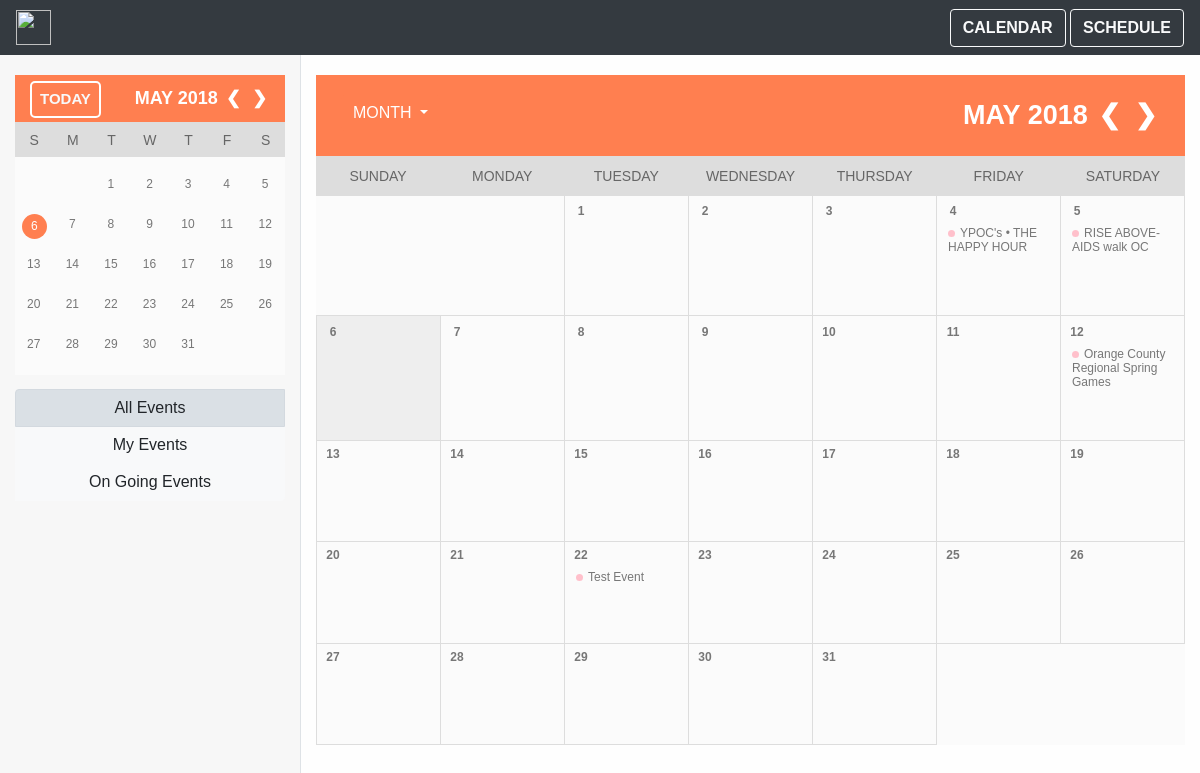
The page /calendarpage/ on the database as committed earlier.
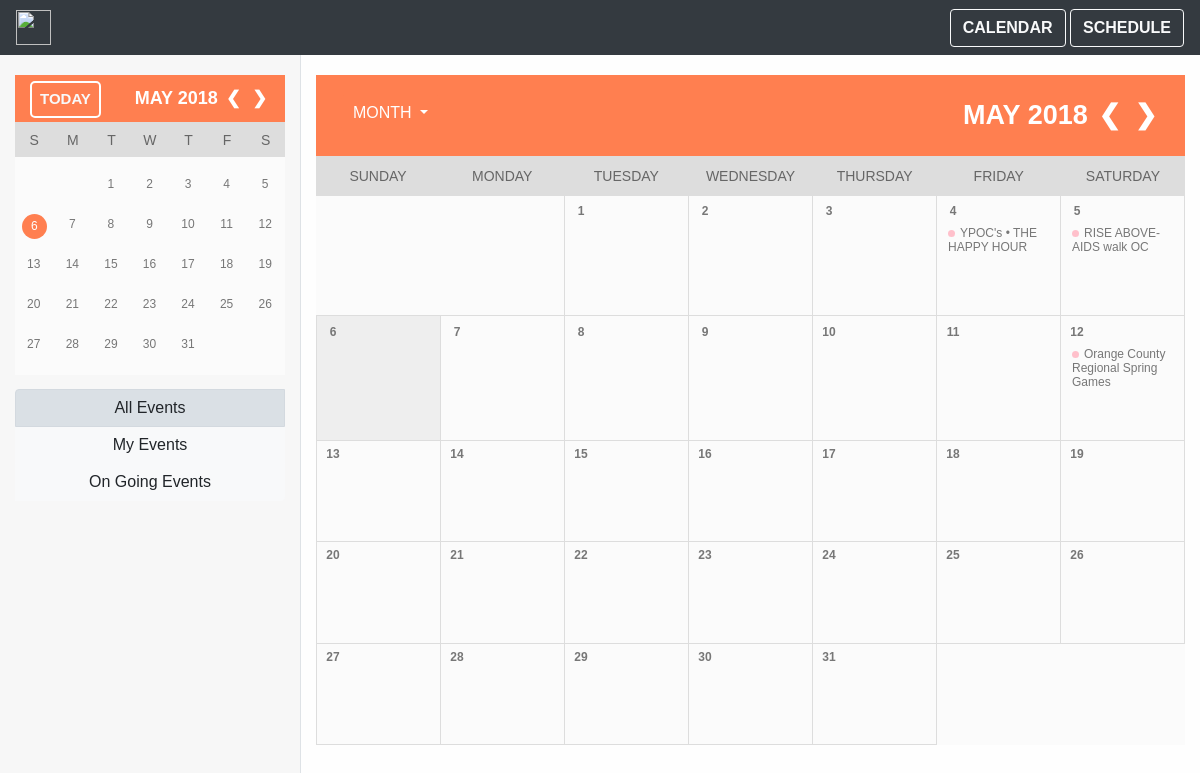
The same page on the database as committed later.
### mainPage/models.py (models this page shows, shortened)
class Event(models.Model):
    name = models.CharField(max_length = 250)
    date_time = models.DateTimeField(default=datetime.datetime.now(), blank=True)
    day_name = models.IntegerField(default = datetime.datetime.now().weekday())
    duration =models.IntegerField(default=0)
    event_description = models.CharField(default = '' ,max_length = 750)
    address = models.CharField(default = '' ,max_length = 750)
    picture_url = models.CharField(default = '' ,max_length = 3000)
    event_url = models.CharField(default = '' ,max_length = 3000)

### mainPage/views.py (the view)
# urls.py: path('calendarpage/',views.calendarPage , name = 'calendar'), #calendarpage/, the current month's view of the calendar page
def calendarPage(request):
    today_date = datetime.datetime.today()
    cal_var = get_calendar_variables(c_month = today_date.month, c_year = today_date.year) #retrieves all the variables for the current calendar month/year
    data = {'n_view': 'month', 'n_year': today_date.year, 'n_month': today_date.month, 'n_day': today_date.day} #makes a dictionary of the current day's month/day/year, needed to view the next month/week/year
    events = Event.objects.filter(date_time__month = cal_var["cur_month"])
    insert_dict = {'events': sorted(events,key = lambda x: x.date_time)} #creates a dictionary with the events in the current month
    insert_dict.update(cal_var) #adds the calendar variables into the dictionary that will passed onto html
    insert_dict.update(data) #adds needed data into the dictionary that will passed onto html
    return render(request,'mainPage/calendarPage.html',insert_dict) #creates the calendar view using the insert dict

### mainPage/templates/mainPage/calendarPage.html (shortened to what this page needs)
{% extends 'base.html' %}
{% block head %}
    {% load static %}
    <link rel='stylesheet' href = "{% static 'mainPage/calendarPage.css' %}">
{% endblock %}
{% block right %}
<div class="month">
    <div class="dropdown">
    <button class="btn btn-secondary dropdown-toggle float-left" style="background-color: coral; border: coral; color: white;" type="button" id="dropdownMenuButton" data-toggle="dropdown" aria-haspopup="true" aria-expanded="false">
        MONTH
    </button>
    </div>
    {{cur_name_of_month}} {{cur_year}}
    <span class="prev"><a href="#">&#10094;</a></span>
    <span class="next"><a href="#">&#10095;</a></span>
</div>
<div class="week">
    <table>
        <tr>
            <td class="weekday">
                Sunday
            </td>
            <td class="weekday">
                Monday
            </td>
            <td class="weekday">
                Tuesday
            </td>
            <td class="weekday">
                Wednesday
            </td>
            <td class="weekday">
                Thursday
            </td>
            <td class="weekday">
                Friday
            </td>
            <td class="weekday">
                Saturday
            </td>
        </tr>
    </table>
</div>
<div class="calendar">
    <table>
        <tr>
            {%for i in first_day%}
            <td class="empty">
            </td>
            {% endfor %}
            {% for i in cur_num_days %}
            {% if today_day == forloop.counter and cur_month == today_month and cur_year == today_year %}
                <td class="today">
            {% else %}
                <td class="date">
            {% endif %}
                <div class="day">{{forloop.counter}}</div>
                <div class="events">
                    {% for event in events %}
                        {% if event.date_time.day == forloop.parentloop.counter and event.date_time.month == cur_month and event.date_time.year == cur_year %}
                        <div><span class="dot" style="background-color: pink"></span>{{event.name}}</div>
                        {% endif %}
                    {% endfor %}
                </div>
            </td>
                {% if forloop.counter|add:num_day|divisibleby:7%}
                    </tr><tr>
                {%endif%}
            {%endfor%}
        </tr>
    </table>
</div>
{% endblock %}

Rows that differ between the two databases and show on the page:
removed Event: name "Test Event"
